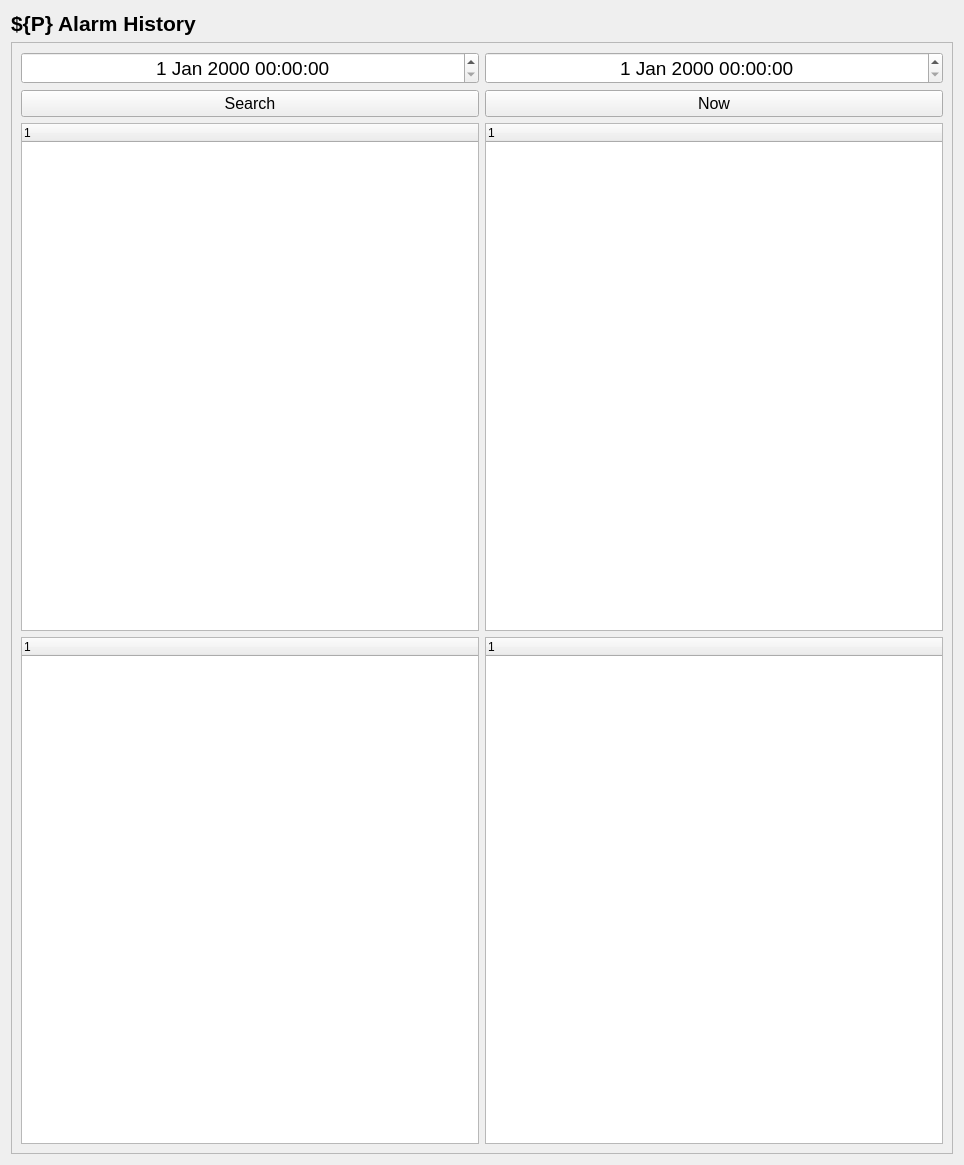
<?xml version="1.0" encoding="UTF-8"?>
<ui version="4.0">
 <class>Form</class>
 <widget class="QWidget" name="Form">
  <property name="geometry">
   <rect>
    <x>0</x>
    <y>0</y>
    <width>964</width>
    <height>1165</height>
   </rect>
  </property>
  <property name="windowTitle">
   <string>Form</string>
  </property>
  <layout class="QGridLayout" name="gridLayout" rowstretch="0,0">
   <item row="0" column="0">
    <widget class="QLabel" name="label_17">
     <property name="font">
      <font>
       <pointsize>16</pointsize>
       <weight>75</weight>
       <bold>true</bold>
      </font>
     </property>
     <property name="text">
      <string>${P} Alarm History</string>
     </property>
    </widget>
   </item>
   <item row="1" column="0">
    <widget class="QFrame" name="frame">
     <property name="frameShape">
      <enum>QFrame::StyledPanel</enum>
     </property>
     <property name="frameShadow">
      <enum>QFrame::Raised</enum>
     </property>
     <layout class="QGridLayout" name="gridLayout_2">
      <item row="2" column="0">
       <widget class="QPushButton" name="btnSearch">
        <property name="font">
         <font>
          <pointsize>12</pointsize>
         </font>
        </property>
        <property name="text">
         <string>Search</string>
        </property>
       </widget>
      </item>
      <item row="2" column="2">
       <widget class="QPushButton" name="btnNow">
        <property name="font">
         <font>
          <pointsize>12</pointsize>
         </font>
        </property>
        <property name="text">
         <string>Now</string>
        </property>
       </widget>
      </item>
      <item row="0" column="0">
       <widget class="QDateTimeEdit" name="dtFrom">
        <property name="font">
         <font>
          <pointsize>14</pointsize>
         </font>
        </property>
        <property name="alignment">
         <set>Qt::AlignCenter</set>
        </property>
       </widget>
      </item>
      <item row="3" column="0">
       <widget class="QTreeWidget" name="treeStdWarn"/>
      </item>
      <item row="0" column="2">
       <widget class="QDateTimeEdit" name="dtTo">
        <property name="font">
         <font>
          <pointsize>14</pointsize>
         </font>
        </property>
        <property name="alignment">
         <set>Qt::AlignCenter</set>
        </property>
       </widget>
      </item>
      <item row="4" column="0">
       <widget class="QTreeWidget" name="treeExtWarn"/>
      </item>
      <item row="4" column="2">
       <widget class="QTreeWidget" name="treeExtErr"/>
      </item>
      <item row="3" column="2">
       <widget class="QTreeWidget" name="treeStdErr"/>
      </item>
     </layout>
    </widget>
   </item>
  </layout>
 </widget>
 <resources/>
 <connections/>
</ui>
